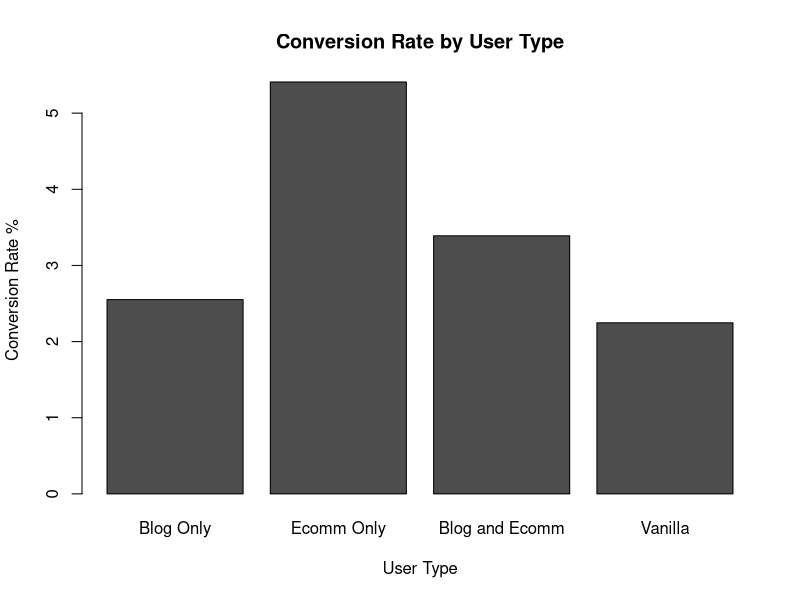
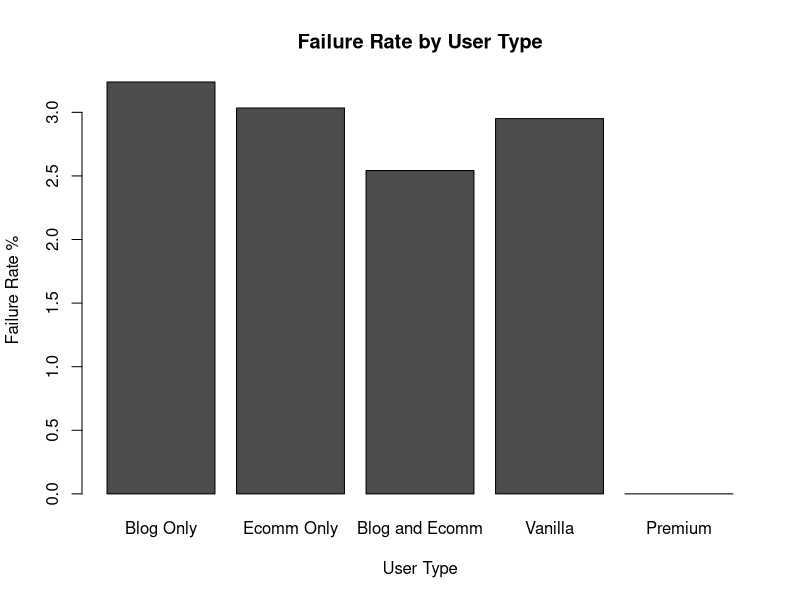

R code for these plots, in order:
events <- read.csv(file='events.csv', header=TRUE)
premium_users <- read.csv(file='premium.csv', header=TRUE)
premium_users <- premium_users$user.id

filter_events_by_type <- function(type) {
  use <- events$event == type
  users <- unique(events[use, 2])
  rm(use)
  return(users)
}

users_with_failure = filter_events_by_type('save Failure')

user_stats <- function(users) {
  premium_users = intersect(users, premium_users)
  conversion_rate = 100.0 * length(premium_users) / length(users)
  blog_only_users_with_failure = intersect(users_with_failure, blog_only_users)
  failed = intersect(users, users_with_failure)
  failure_rate = 100.0 * length(failed) / length(users)
  stats = list(users = users,
               premium_users = premium_users,
               conversion_rate = conversion_rate,
               failed = failed,
               failure_rate = failure_rate)
  return(stats)
}

blog_users = filter_events_by_type('provision Blog')
ecomm_users = filter_events_by_type('provision eComm')

blog_only_users <- setdiff(blog_users, ecomm_users)  # R setdiff is assymetric
ecomm_only_users <- setdiff(ecomm_users, blog_users)  # R setdiff is assymetric
blog_and_ecomm_users <- intersect(blog_users, ecomm_users)
vanilla_users <- setdiff(events$user.id, union(blog_users, ecomm_users))

blog_only_stats = user_stats(blog_only_users)
ecomm_only_stats = user_stats(ecomm_only_users)
blog_and_ecomm_stats = user_stats(blog_and_ecomm_users)
vanilla_stats = user_stats(vanilla_users)

# Conversion Rates
#TODO(toby): top bar goes off scale, add colors, increase label font size
graph_barplot_of_field <- function(field) {
}

barplot(t(c(blog_only_stats$conversion_rate,
            ecomm_only_stats$conversion_rate,
            blog_and_ecomm_stats$conversion_rate,
            vanilla_stats$conversion_rate)),
        names = c("Blog Only",
                  "Ecomm Only",
                  "Blog and Ecomm",
                  "Vanilla"),
        main = "Conversion Rate by User Type",
        ylab = "Conversion Rate %",
        xlab = "User Type")
dev.new()
premium_user_failure_rate = length(intersect(users_with_failure, premium_users)) / length(premium_users)  # 0.0
barplot(t(c(blog_only_stats$failure_rate,
            ecomm_only_stats$failure_rate,
            blog_and_ecomm_stats$failure_rate,
            vanilla_stats$failure_rate,
            premium_user_failure_rate)),
        names = c("Blog Only",
                  "Ecomm Only",
                  "Blog and Ecomm",
                  "Vanilla",
                  "Premium"),
        main = "Failure Rate by User Type",
        ylab = "Failure Rate %",
        xlab = "User Type")
